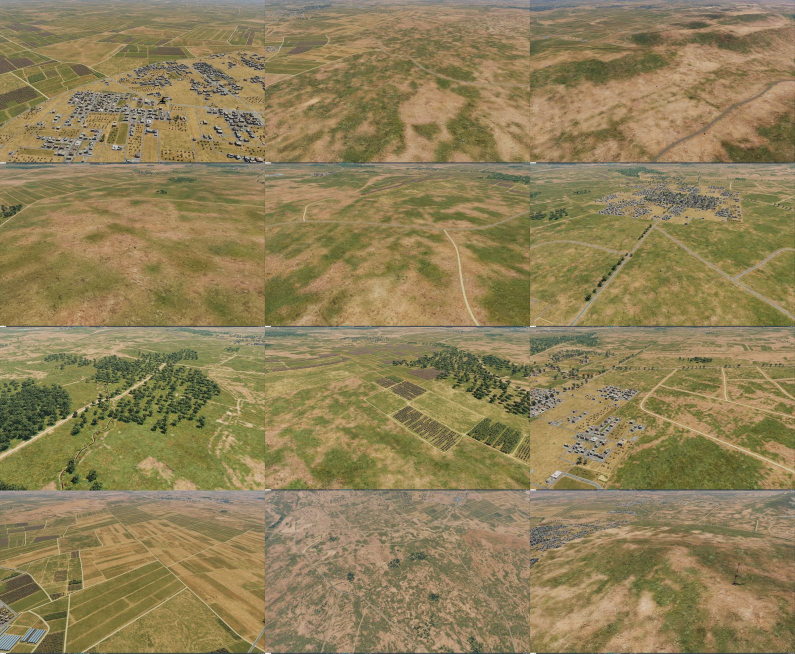
#> input picture docs/build/recon/contact-raw.jpg, 1590 x 1308 px (shown at 1/2 size)
$ python -i process.py   (imports and definitions only)
#> lines starting #> are read from the running program, lines starting #| are printed output that depends on the picture
#> further down, picture is the input picture: PIL image 1590x1308 RGB; mean R, G, B 142.7, 127.5, 87.7
"""Transforme les captures DCS en photos de reconnaissance annotées : docs/recon/<prise>.jpg."""
import json
import math
import random
import sys
from pathlib import Path

from PIL import Image, ImageDraw, ImageFilter, ImageFont, ImageOps

sys.path.insert(0, str(Path(__file__).parent.parent))
from geo import dcs_to_latlon, to_dms  # noqa: E402
from proj import project  # noqa: E402
from shots import SHOTS  # noqa: E402

RAW = Path(__file__).parent / "raw"
OUT = Path(__file__).parent.parent.parent / "recon"
# [1 line not run here, left out]
HFOV = 80  # calé sur la prise du SA-11 : six véhicules à quelques pixels de leur projection
F = "C:/Windows/Fonts/consola.ttf"
FB = "C:/Windows/Fonts/consolab.ttf"
YEL = (255, 220, 40)

UNIT_LABEL = {"Kub 1S91 str": "RADAR 1S91", "Kub 2P25 ln": "TEL", "SA-11 Buk SR 9S18M1": "RADAR 9S18",
              "SA-11 Buk CC 9S470M1": "PC", "SA-11 Buk LN 9A310M1": "TEL", "55G6 EWR": "RADAR 55G6"}
GROUP_LABEL = [("SA15", "SA-15"), ("SA13", "SA-13"), ("SA8", "SA-8"), ("SA19", "SA-19"), ("Air Defense", "AAA"),
               ("Armored Platoon", "BLINDÉS"), ("bmp", "BMP-2"), ("t72", "T-72"), ("2s1", "OBUSIERS 2S1"),
               ("grad", "BM-21"), ("SA6Sasa", None), ("SA11Kiswah", None), ("EWRTellHara-radar", None)]


def font(size, bold=False):
    return ImageFont.truetype(FB if bold else F, size)


def recce_look(img):
    g = ImageOps.grayscale(img)
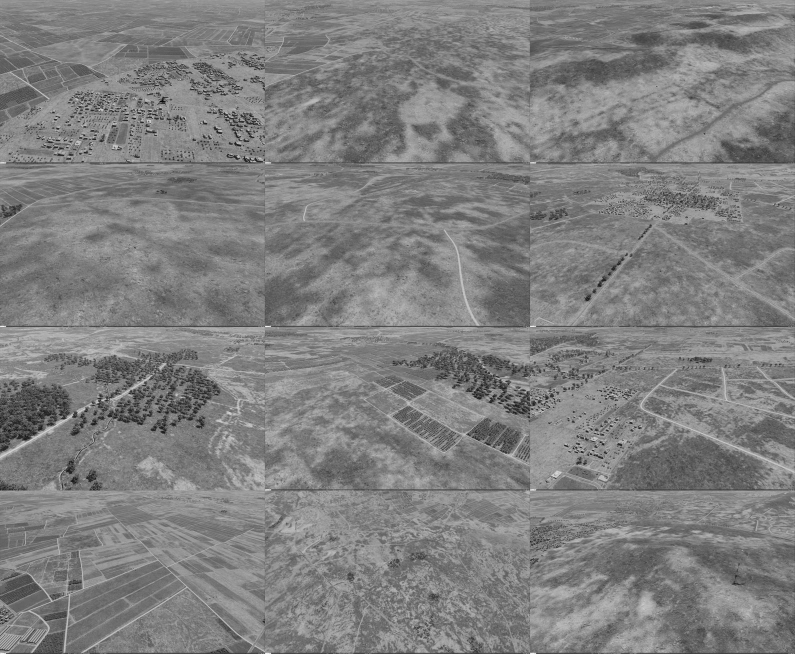
#> g: PIL image 1590x1308 L (shown at 1/2 size); min 1, max 253, mean 127.5
    g = ImageOps.autocontrast(g, cutoff=1)
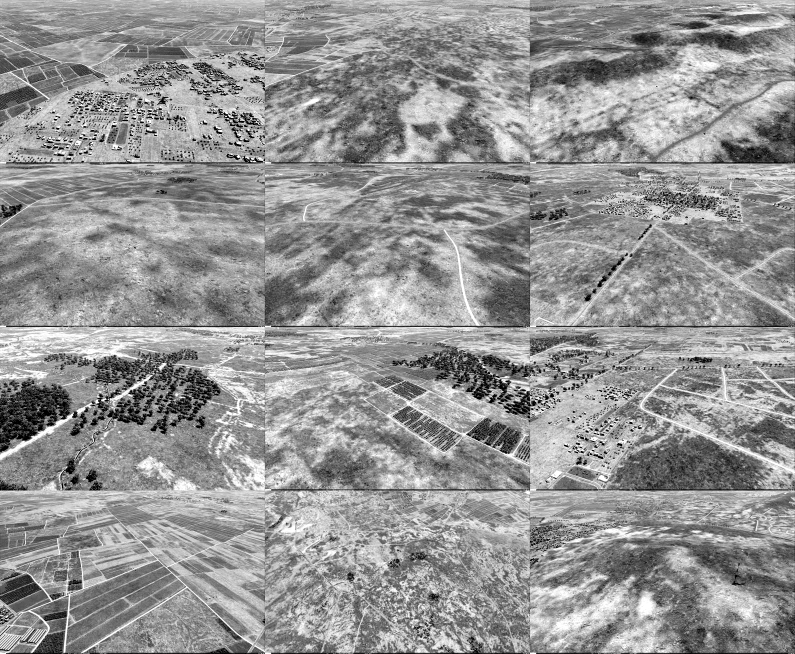
#> g: PIL image 1590x1308 L (shown at 1/2 size); min 0, max 255, mean 148
    g = g.filter(ImageFilter.UnsharpMask(radius=2, percent=80, threshold=2))
    w, h = g.size
#> w = 1590; h = 1308
    random.seed(7)
    noise = Image.effect_noise((w, h), 22).filter(ImageFilter.GaussianBlur(0.6))
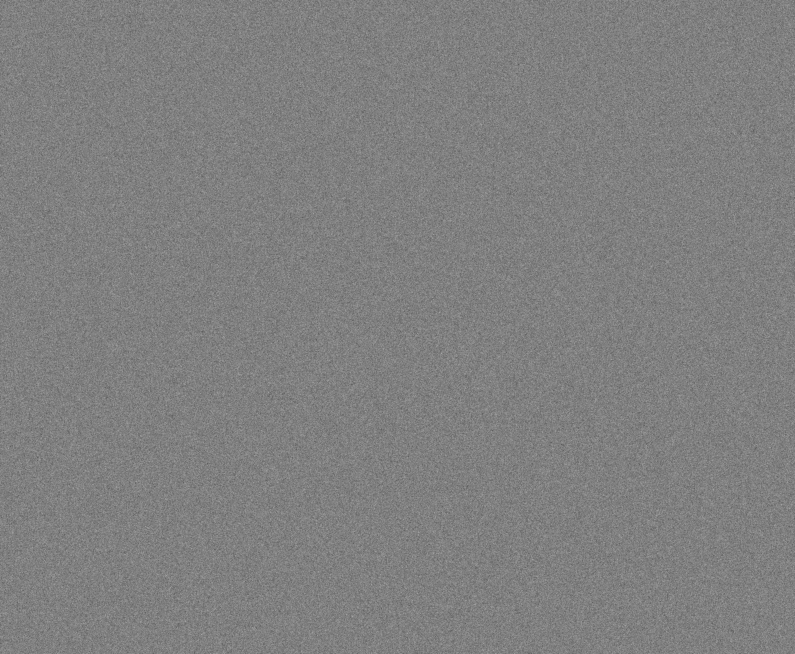
#> noise: PIL image 1590x1308 L (shown at 1/2 size); min 69, max 191, mean 127.5
    g = Image.blend(g, noise, 0.10)
    # vignettage
    vig = Image.radial_gradient("L").resize((w, h)).point(lambda v: 255 - int(v * 0.55))
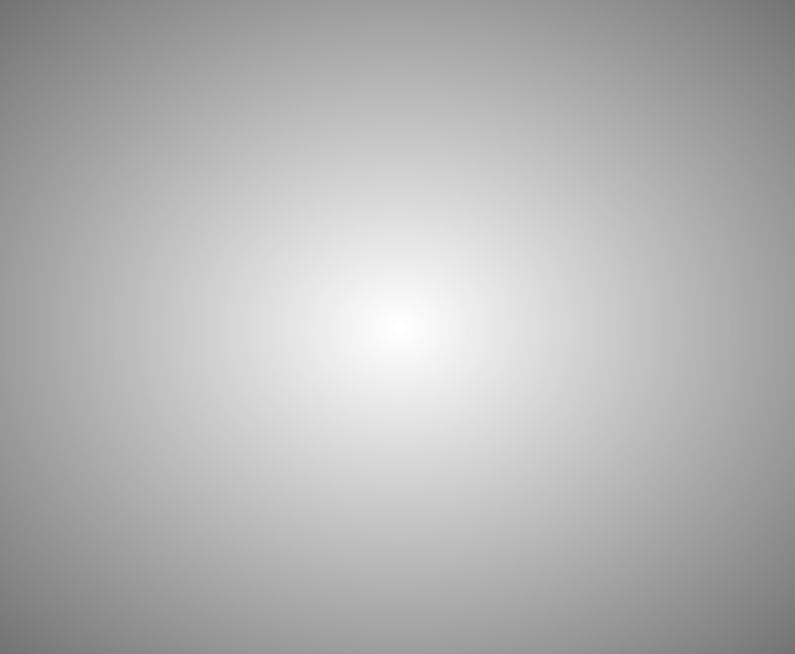
#> vig: PIL image 1590x1308 L (shown at 1/2 size); min 115, max 255, mean 179.5
    g = Image.composite(g, Image.new("L", (w, h), 0), vig)
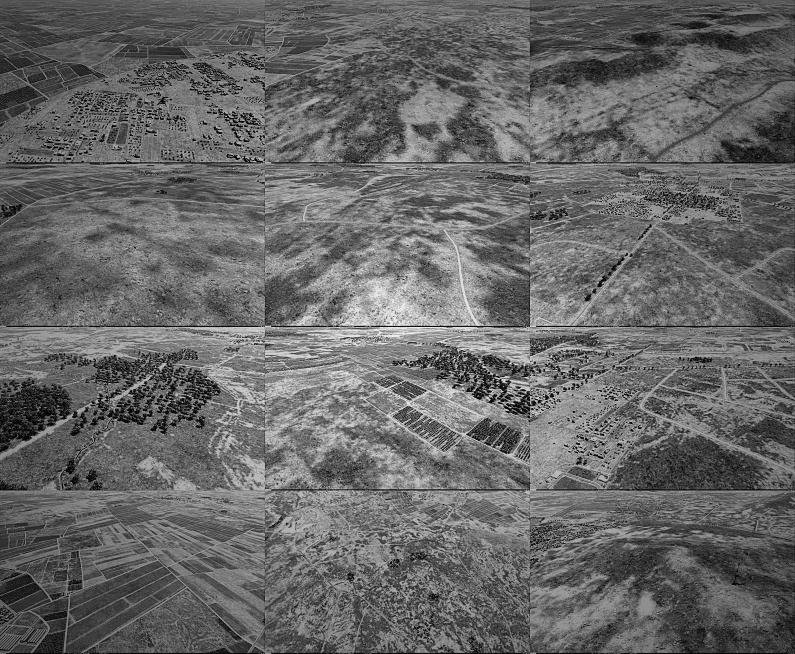
#> g: PIL image 1590x1308 L (shown at 1/2 size); min 4, max 244, mean 102.8
    tint = ImageOps.colorize(g, black=(12, 14, 10), white=(236, 232, 214))
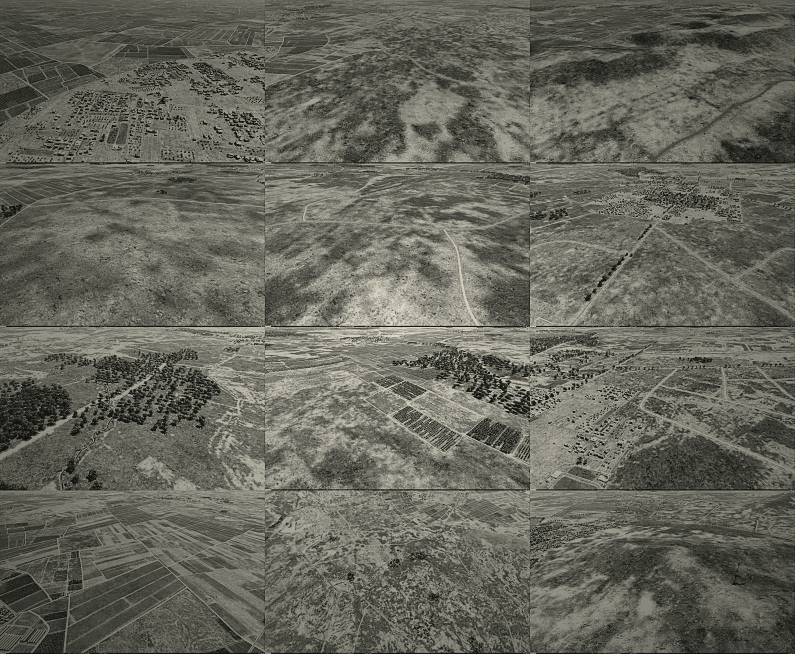
#> tint: PIL image 1590x1308 RGB (shown at 1/2 size); mean R, G, B 101.8, 101.4, 91.9
    return tint


# [5 lines left out: function label_for, not called in this run]


HAND = "C:/Windows/Fonts/Inkfree.ttf"
RED = (205, 22, 22)


# [101 lines left out: functions felt_ring, felt_label, annotate, frame, not called in this run]


# [11 lines not run here, left out]

>>> from PIL import Image
>>> picture = Image.open('contact-raw.jpg')
>>> result = recce_look(picture)
